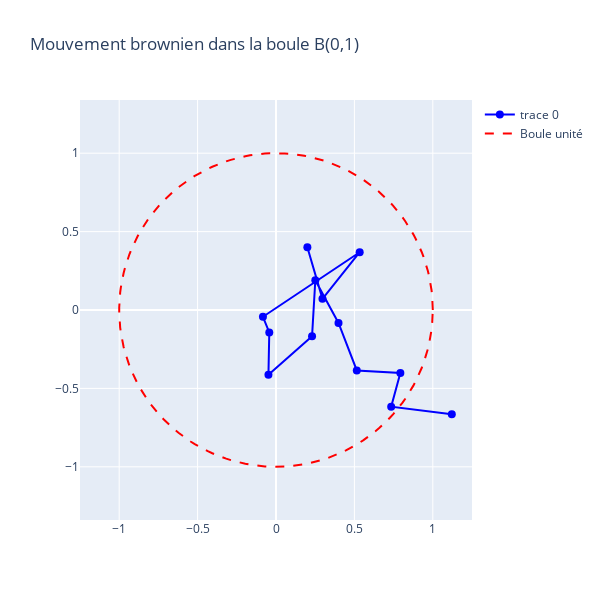

Notebook code cell kept with this figure:
### Code cell
import plotly.graph_objects as go

steps = np.arange(len(X))

# Créer la figure
fig = go.Figure()

# Tracer la trajectoire
fig.add_trace(go.Scatter(
    x=X[:,0],
    y=X[:,1],
    mode='markers+lines',
    marker=dict(size=8, color='blue'),
    line=dict(color='blue'),
    text=[f"Step {i}" for i in steps],
    hoverinfo='text'
))


theta = np.linspace(0, 2*np.pi, 200)
circle_x = np.cos(theta)
circle_y = np.sin(theta)

fig.add_trace(go.Scatter(
    x=circle_x,
    y=circle_y,
    mode='lines',
    line=dict(color='red', dash='dash'),
    name='Boule unité'
))

# Layout
fig.update_layout(
    width=600,
    height=600,
    xaxis=dict(range=[-1.25,1.25]),
    yaxis=dict(range=[-1.25,1.25]),
    yaxis_scaleanchor="x",
    title="Mouvement brownien dans la boule B(0,1)"
)

fig.show()

### Figure 1 — Plotly figure (JSON) as saved in the notebook; plotly's stock layout.template omitted (floating-point values rounded to 4 significant figures; data arrays with more than 128 entries replaced by an {"elided": "..."} marker saying what was removed)
{"data": [{"hoverinfo": "text", "line": {"color": "blue"}, "marker": {"color": "blue", "size": 8}, "mode": "markers+lines", "text": ["Step 0", "Step 1", "Step 2", "Step 3", "Step 4", "Step 5", "Step 6", "Step 7", "Step 8", "Step 9", "Step 10", "Step 11", "Step 12"], "type": "scatter", "x": [0.2, 0.2964, 0.5337, -0.0833, -0.04287, -0.04818, 0.2299, 0.2508, 0.3986, 0.5152, 0.793, 0.7346, 1.121], "y": [0.4, 0.07113, 0.3686, -0.04322, -0.1432, -0.413, -0.167, 0.1894, -0.08229, -0.3855, -0.4013, -0.6166, -0.6655]}, {"line": {"color": "red", "dash": "dash"}, "mode": "lines", "name": "Boule unité", "type": "scatter", "x": {"elided": "200 float values"}, "y": {"elided": "200 float values"}}], "layout": {"height": 600, "title": {"text": "Mouvement brownien dans la boule B(0,1)"}, "width": 600, "xaxis": {"range": [-1.25, 1.25]}, "yaxis": {"range": [-1.25, 1.25], "scaleanchor": "x"}}}
